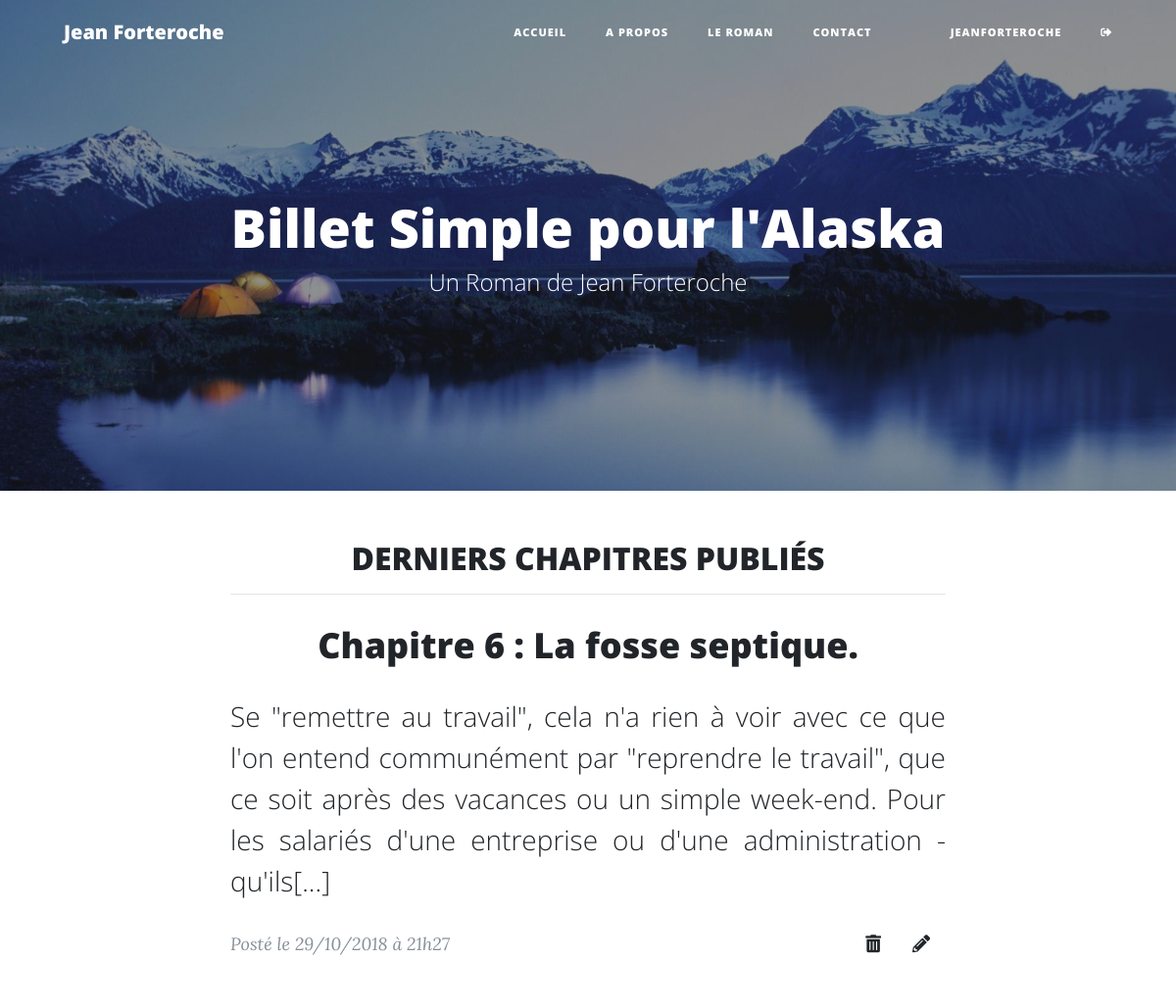
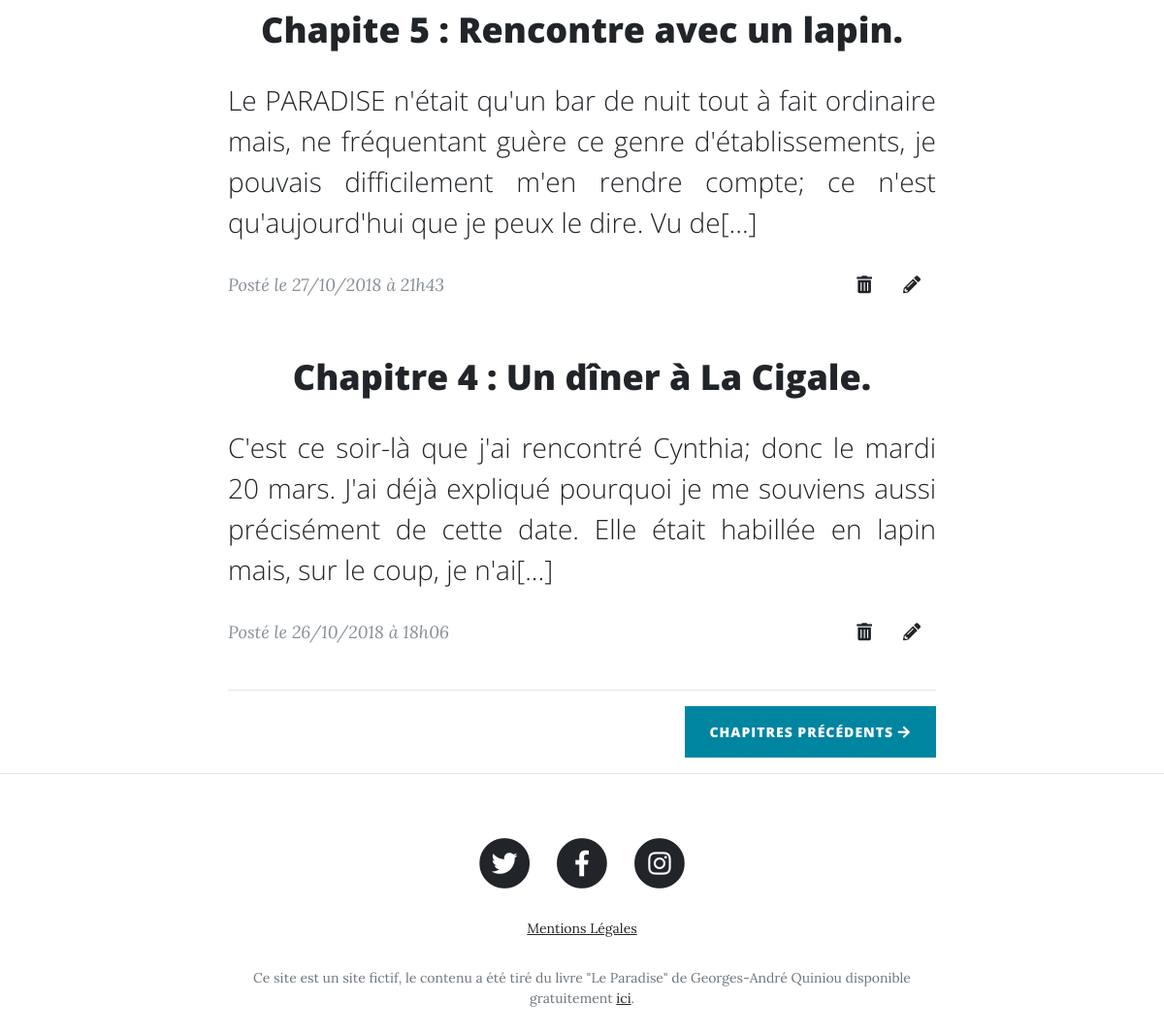
/ (signed in), run on the app's committed database (2 pictures, top to bottom).
### tables this page shows
CREATE TABLE IF NOT EXISTS `projet3_posts` (
  `id` int(11) NOT NULL AUTO_INCREMENT,
  `title` varchar(255) NOT NULL,
  `content` text NOT NULL,
  `creation_date` datetime NOT NULL DEFAULT CURRENT_TIMESTAMP,
  PRIMARY KEY (`id`)
);

### classes/View.php (called while the page is built, shortened)
<?php
class View
{
    private $template;
    public function  __construct($template = null)
    {
        $this->template = $template;
    }
    public function render($params = array())
    {
        $template = $this->template;
        include (VIEW.$template.'.php');
        include_once (VIEW.'_gabarit.php');
    }
}

### controller/FrontEnd.php (called while the page is built, shortened)
<?php
class FrontEnd
{
    public function showHome($params)
    {
        $PostManager = new PostManager();
        $posts = $PostManager->findHome();
        $myView = new View('home');
        $myView->render(array('posts' => $posts));
    }
}

### index.php (called while the page is built, shortened)
<?php
$request = $_GET['r'];
$routeur = new Routeur($request);
$routeur->renderController();

### model/PostManager.php (called while the page is built, shortened)
<?php
class PostManager
{
    private $bdd;
    public function __construct()
    {
        $this->bdd = new PDO("mysql:host=localhost;dbname=projet3;charset=utf8", "root", "");
    }
    public function findHome()
    {
        $bdd = $this->bdd;
        $query = "SELECT id, title, content, DATE_FORMAT(creation_date, '%d/%m/%Y à %Hh%i') AS creation_date_fr FROM projet3_posts ORDER BY creation_date DESC LIMIT 3";
        $req = $bdd->prepare($query);
        $req->execute();
        while ($row = $req->fetch(PDO::FETCH_ASSOC)) {
            $post = new Post();
            $post->setId($row['id']);
            $post->setTitle($row['title']);
            $post->setContent($row['content']);
            $post->setCreationDate($row['creation_date_fr']);
            $posts[] = $post;
        }
        return $posts;
    }
}

### model/Post.php (called while the page is built, shortened)
<?php
class Post
{
    private $id;
    private $title;
    private $content;
    private $creation_date;
    public function getContentResume()
    {
        $endStr = '[...]';
        $str = mb_substr( $this->getContent(), 0, 300 - strlen( $endStr ) + 1, 'UTF-8');
        return substr( $str, 0, strrpos( $str,' ') ).$endStr;
    }
    public function getId()
    {
        return $this->id;
    }
    public function setId($id)
    {
        $this->id = $id;
    }
    public function getTitle()
    {
        return $this->title;
    }
    public function setTitle($title)
    {
        $this->title = $title;
    }
    public function getContent()
    {
        return $this->content;
    }
    public function setContent($content)
    {
        $this->content = $content;
    }
    public function getCreationDate()
    {
        return $this->creation_date;
    }
    public function setCreationDate($creation_date)
    {
        $this->creation_date = $creation_date;
    }
}

### view/home.php (the view)
<header class="masthead" style="background-image: url('<?= ASSETS?>img/home-bg.jpg')">
    <div class="overlay"></div>
    <div class="container">
        <div class="row">
            <div class="col-lg-8 col-md-10 mx-auto">
                <div class="site-heading">
                    <h1>Billet Simple pour l'Alaska </h1>
                    <span class="subheading">Un Roman de Jean Forteroche</span>
                </div>
            </div>
        </div>
    </div>
</header>
<div class="container">
    <div class="row">
        <div class="col-lg-8 col-md-10 mx-auto">
            <h2 class="text-center text-uppercase">Derniers Chapitres Publiés</h2>
            <hr>
            <?php foreach ($posts as $post):?>
            <div class="post-preview">
                <a href="<?= HOST?>chapitre/id/<?= $post->getId()?>">
                    <h2 class="post-title text-center">
                        <?= $post->getTitle() ?>
                    </h2>
                    <h3 class="post-subtitle">
                        <?= $post->getContentResume(); ?>
                    </h3>
                </a>
                <div class="post-preview row">
                <p class="col post-meta">Posté le <?= $post->getCreationDate() ?></p>
                <?php if (isset($_SESSION['id']) && $_SESSION['administrator'] == 1) :?>
                    <ul class="col nav edit-nav justify-content-end">
                        <li class="nav-item">
                            <a class="nav-link" href="<?= HOST?>supprimer-chapitre/id/<?= $post->getId()?>"><i class="fas fa-trash-alt"></i></span></a>
                        </li>
                        <li class="nav-item">
                            <a class="nav-link" href="<?= HOST?>modifier-chapitre/id/<?= $post->getId()?>"><i class="fas fa-pencil-alt"></i></a>
                        </li>
                    </ul>
                <?php endif ?>
                </div>
            </div>
            <?php endforeach; ?>
            <hr>
            <div class="clearfix">
                <a class="btn btn-primary float-right" href="<?= HOST?>roman">Chapitres précédents <i class="fas fa-arrow-right"></i></a>
            </div>
        </div>
    </div>
</div>

### assets/css/style.css (style rules this page uses)
header.masthead .page-heading h1, header.masthead .site-heading h1 { font-size: 40px !important; }
@media only screen and (min-width: 768px) { header.masthead .page-heading h1, header.masthead .site-heading h1 { font-size: 54px !important; } }
.edit-nav a.nav-link { padding-top: 0 !important; padding-bottom: 0 !important; font-size: 18px !important; }

### data on the page
projet3_posts: title "Chapitre 6 : La fosse septique.", content "Se \"remettre au travail\", cela n'a rien à voir avec ce que l'on entend communément par \"reprendre le travail\", que ce soit après des vacances ou un simple week-end. Pour les salariés d'une entreprise ou d'une administration - qu'ils[...]", CreationDate "29/10/2018 à 21h27"
projet3_posts: title "Chapite 5 : Rencontre avec un lapin.", content "Le PARADISE n'était qu'un bar de nuit tout à fait ordinaire mais, ne fréquentant guère ce genre d'établissements, je pouvais difficilement m'en rendre compte; ce n'est qu'aujourd'hui que je peux le dire. Vu de[...]", CreationDate "27/10/2018 à 21h43"
projet3_posts: title "Chapitre 4 : Un dîner à La Cigale.", content "C'est ce soir-là que j'ai rencontré Cynthia; donc le mardi 20 mars. J'ai déjà expliqué pourquoi je me souviens aussi précisément de cette date. Elle était habillée en lapin mais, sur le coup, je n'ai[...]", CreationDate "26/10/2018 à 18h06"

### other printed values
$_SESSION['pseudo'] "JEANFORTEROCHE"
